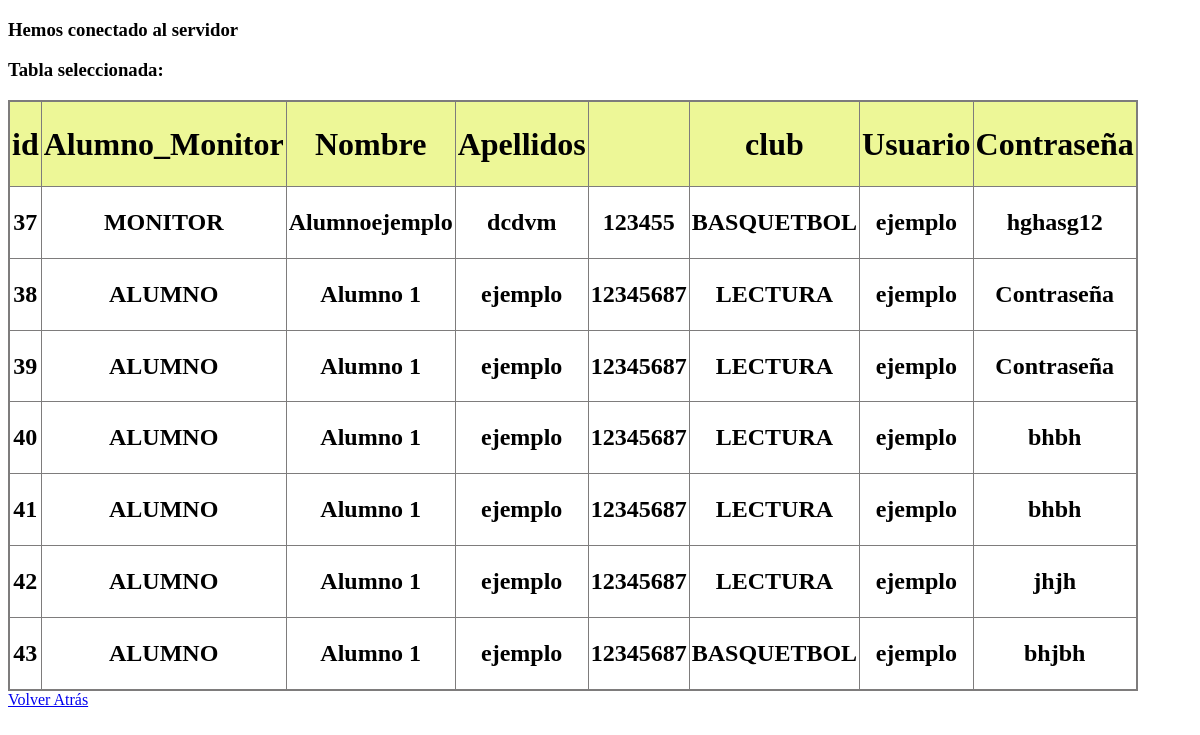
/formulariocopia/registro.php, run on the app's committed database.
### tables this page shows
CREATE TABLE `tabla_form` (
  `id` int(5) NOT NULL,
  `Alumno_Monitor` varchar(10) NOT NULL,
  `nombre` varchar(15) NOT NULL,
  `Ncontrol` int(15) NOT NULL,
  `club` varchar(20) NOT NULL,
  `usuario` varchar(20) NOT NULL,
  `contraseña` varchar(12) NOT NULL,
  `Apellidos` varchar(15) NOT NULL
);

### formulariocopia/registro.php (the view, shortened to what this page needs)
<!DOCTYPE html>
<html lang="en">
<head>
</head>
<body>
</body>
</html>
<?php
$user = "root";
$pass = "";
$host = "localhost";
$connection = mysqli_connect($host, $user, $pass);
if(!$connection)
        {
            echo "No se ha podido conectar con el servidor" . mysql_error();
        }
  else
        {
            echo "<b><h3>Hemos conectado al servidor</h3></b>" ;
        }
        $datab = "formulario2";
        $db = mysqli_select_db($connection,$datab);
        if (!$db)
        {
        echo "No se ha podido encontrar la Tabla";
        }
        else
        {
        echo "<h3>Tabla seleccionada:</h3>" ;
        }
        $consulta = "SELECT * FROM tabla_form";
$result = mysqli_query($connection,$consulta);
echo "<table>";
echo "<tr>";
echo "<th><h1>id</th></h1>";
echo "<th><h1>Alumno_Monitor</th></h1>";
echo "<th><h1>Nombre</th></h1>";
echo "<th><h1>Apellidos</th></h1>";
echo "<th><h1><Ncontrol</th></h1>";
echo "<th><h1>club</th></h1>";
echo "<th><h1>Usuario</th></h1>";
echo "<th><h1>Contraseña</th></h1>";
echo "</tr>";
while ($colum = mysqli_fetch_array($result))
 {
    echo "<tr>";
    echo "<td><h2>" . $colum['id']. "</td></h2>";
    echo "<td><h2>" . $colum['Alumno_Monitor']. "</td></h2>";
    echo "<td><h2>" . $colum['nombre']. "</td></h2>";
    echo "<td><h2>" . $colum['Apellidos']. "</td></h2>";
    echo "<td><h2>" . $colum['Ncontrol']. "</td></h2>";
    echo "<td><h2>" . $colum['club']. "</td></h2>";
    echo "<td><h2>" . $colum['usuario'] . "</td></h2>";
    echo "<td><h2>" . $colum['contraseña'] . "</td></h2>";
    echo "</tr>";
}
echo "</table>";
   echo'<a href="index.html"> Volver Atrás</a>';
?>

### formulariocopia/registro.php (style rules this page uses)
table { border: solid 2px #7e7c7c; border-collapse: collapse; }
th, h1 { background-color: #edf797; }
td, th { border: solid 1px #7e7c7c; padding: 2px; text-align: center; }

### data on the page
tabla_form: id "37", Alumno_Monitor "MONITOR", nombre "Alumnoejemplo", Apellidos "dcdvm", Ncontrol "123455", club "BASQUETBOL", usuario "ejemplo", contraseña "hghasg12"
tabla_form: id "38", Alumno_Monitor "ALUMNO", nombre "Alumno 1", Apellidos "ejemplo", Ncontrol "12345687", club "LECTURA", usuario "ejemplo", contraseña "Contraseña"
tabla_form: id "39", Alumno_Monitor "ALUMNO", nombre "Alumno 1", Apellidos "ejemplo", Ncontrol "12345687", club "LECTURA", usuario "ejemplo", contraseña "Contraseña"
tabla_form: id "40", Alumno_Monitor "ALUMNO", nombre "Alumno 1", Apellidos "ejemplo", Ncontrol "12345687", club "LECTURA", usuario "ejemplo", contraseña "bhbh"
tabla_form: id "41", Alumno_Monitor "ALUMNO", nombre "Alumno 1", Apellidos "ejemplo", Ncontrol "12345687", club "LECTURA", usuario "ejemplo", contraseña "bhbh"
tabla_form: id "42", Alumno_Monitor "ALUMNO", nombre "Alumno 1", Apellidos "ejemplo", Ncontrol "12345687", club "LECTURA", usuario "ejemplo", contraseña "jhjh"
tabla_form: id "43", Alumno_Monitor "ALUMNO", nombre "Alumno 1", Apellidos "ejemplo", Ncontrol "12345687", club "BASQUETBOL", usuario "ejemplo", contraseña "bhjbh"
